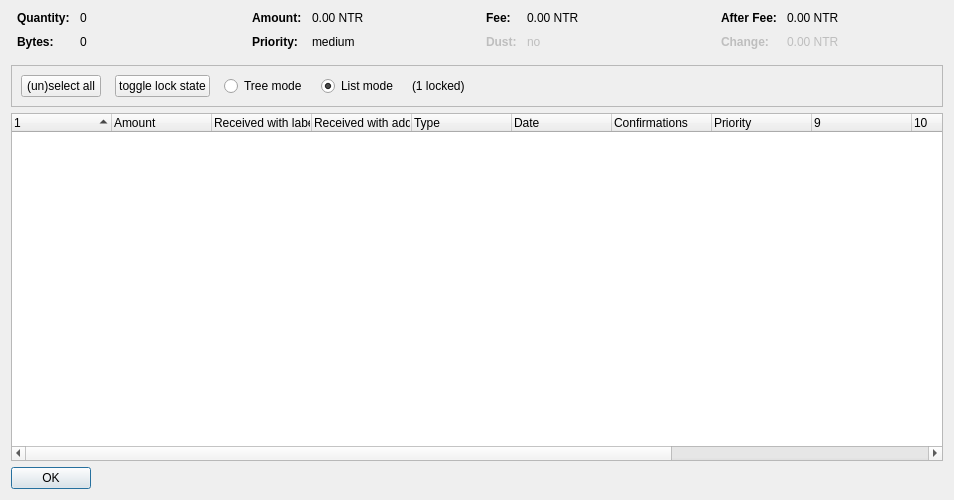
<?xml version="1.0" encoding="UTF-8"?>
<ui version="4.0">
 <class>CoinControlDialog</class>
 <widget class="QDialog" name="CoinControlDialog">
  <property name="geometry">
   <rect>
    <x>0</x>
    <y>0</y>
    <width>954</width>
    <height>500</height>
   </rect>
  </property>
  <property name="windowTitle">
   <string>Coin Selection</string>
  </property>
  <layout class="QVBoxLayout" name="verticalLayout">
   <item>
    <layout class="QHBoxLayout" name="horizontalLayoutTop" stretch="0,0,0,0">
     <property name="topMargin">
      <number>0</number>
     </property>
     <property name="bottomMargin">
      <number>10</number>
     </property>
     <item>
      <layout class="QFormLayout" name="formLayoutCoinControl1">
       <property name="horizontalSpacing">
        <number>10</number>
       </property>
       <property name="verticalSpacing">
        <number>10</number>
       </property>
       <property name="leftMargin">
        <number>6</number>
       </property>
       <property name="rightMargin">
        <number>6</number>
       </property>
       <item row="0" column="0">
        <widget class="QLabel" name="labelCoinControlQuantityText">
         <property name="font">
          <font>
           <weight>75</weight>
           <bold>true</bold>
          </font>
         </property>
         <property name="text">
          <string>Quantity:</string>
         </property>
        </widget>
       </item>
       <item row="0" column="1">
        <widget class="QLabel" name="labelCoinControlQuantity">
         <property name="cursor">
          <cursorShape>IBeamCursor</cursorShape>
         </property>
         <property name="contextMenuPolicy">
          <enum>Qt::ActionsContextMenu</enum>
         </property>
         <property name="text">
          <string notr="true">0</string>
         </property>
         <property name="textInteractionFlags">
          <set>Qt::LinksAccessibleByMouse|Qt::TextSelectableByKeyboard|Qt::TextSelectableByMouse</set>
         </property>
        </widget>
       </item>
       <item row="1" column="0">
        <widget class="QLabel" name="labelCoinControlBytesText">
         <property name="font">
          <font>
           <weight>75</weight>
           <bold>true</bold>
          </font>
         </property>
         <property name="text">
          <string>Bytes:</string>
         </property>
        </widget>
       </item>
       <item row="1" column="1">
        <widget class="QLabel" name="labelCoinControlBytes">
         <property name="cursor">
          <cursorShape>IBeamCursor</cursorShape>
         </property>
         <property name="contextMenuPolicy">
          <enum>Qt::ActionsContextMenu</enum>
         </property>
         <property name="text">
          <string notr="true">0</string>
         </property>
         <property name="textInteractionFlags">
          <set>Qt::LinksAccessibleByMouse|Qt::TextSelectableByKeyboard|Qt::TextSelectableByMouse</set>
         </property>
        </widget>
       </item>
      </layout>
     </item>
     <item>
      <layout class="QFormLayout" name="formLayoutCoinControl2">
       <property name="horizontalSpacing">
        <number>10</number>
       </property>
       <property name="verticalSpacing">
        <number>10</number>
       </property>
       <property name="leftMargin">
        <number>6</number>
       </property>
       <property name="rightMargin">
        <number>6</number>
       </property>
       <item row="0" column="0">
        <widget class="QLabel" name="labelCoinControlAmountText">
         <property name="font">
          <font>
           <weight>75</weight>
           <bold>true</bold>
          </font>
         </property>
         <property name="text">
          <string>Amount:</string>
         </property>
        </widget>
       </item>
       <item row="0" column="1">
        <widget class="QLabel" name="labelCoinControlAmount">
         <property name="cursor">
          <cursorShape>IBeamCursor</cursorShape>
         </property>
         <property name="contextMenuPolicy">
          <enum>Qt::ActionsContextMenu</enum>
         </property>
         <property name="text">
          <string notr="true">0.00 NTR</string>
         </property>
         <property name="textInteractionFlags">
          <set>Qt::LinksAccessibleByMouse|Qt::TextSelectableByKeyboard|Qt::TextSelectableByMouse</set>
         </property>
        </widget>
       </item>
       <item row="1" column="0">
        <widget class="QLabel" name="labelCoinControlPriorityText">
         <property name="font">
          <font>
           <weight>75</weight>
           <bold>true</bold>
          </font>
         </property>
         <property name="text">
          <string>Priority:</string>
         </property>
        </widget>
       </item>
       <item row="1" column="1">
        <widget class="QLabel" name="labelCoinControlPriority">
         <property name="cursor">
          <cursorShape>IBeamCursor</cursorShape>
         </property>
         <property name="contextMenuPolicy">
          <enum>Qt::ActionsContextMenu</enum>
         </property>
         <property name="text">
          <string>medium</string>
         </property>
         <property name="textInteractionFlags">
          <set>Qt::LinksAccessibleByMouse|Qt::TextSelectableByKeyboard|Qt::TextSelectableByMouse</set>
         </property>
        </widget>
       </item>
      </layout>
     </item>
     <item>
      <layout class="QFormLayout" name="formLayoutCoinControl3">
       <property name="horizontalSpacing">
        <number>10</number>
       </property>
       <property name="verticalSpacing">
        <number>10</number>
       </property>
       <property name="leftMargin">
        <number>6</number>
       </property>
       <property name="rightMargin">
        <number>6</number>
       </property>
       <item row="0" column="0">
        <widget class="QLabel" name="labelCoinControlFeeText">
         <property name="font">
          <font>
           <weight>75</weight>
           <bold>true</bold>
          </font>
         </property>
         <property name="text">
          <string>Fee:</string>
         </property>
        </widget>
       </item>
       <item row="0" column="1">
        <widget class="QLabel" name="labelCoinControlFee">
         <property name="cursor">
          <cursorShape>IBeamCursor</cursorShape>
         </property>
         <property name="contextMenuPolicy">
          <enum>Qt::ActionsContextMenu</enum>
         </property>
         <property name="text">
          <string notr="true">0.00 NTR</string>
         </property>
         <property name="textInteractionFlags">
          <set>Qt::LinksAccessibleByMouse|Qt::TextSelectableByKeyboard|Qt::TextSelectableByMouse</set>
         </property>
        </widget>
       </item>
       <item row="1" column="0">
        <widget class="QLabel" name="labelCoinControlLowOutputText">
         <property name="enabled">
          <bool>false</bool>
         </property>
         <property name="font">
          <font>
           <weight>75</weight>
           <bold>true</bold>
          </font>
         </property>
         <property name="text">
          <string>Dust:</string>
         </property>
        </widget>
       </item>
       <item row="1" column="1">
        <widget class="QLabel" name="labelCoinControlLowOutput">
         <property name="enabled">
          <bool>false</bool>
         </property>
         <property name="cursor">
          <cursorShape>IBeamCursor</cursorShape>
         </property>
         <property name="contextMenuPolicy">
          <enum>Qt::ActionsContextMenu</enum>
         </property>
         <property name="text">
          <string>no</string>
         </property>
         <property name="textInteractionFlags">
          <set>Qt::LinksAccessibleByMouse|Qt::TextSelectableByKeyboard|Qt::TextSelectableByMouse</set>
         </property>
        </widget>
       </item>
      </layout>
     </item>
     <item>
      <layout class="QFormLayout" name="formLayoutCoinControl4">
       <property name="horizontalSpacing">
        <number>10</number>
       </property>
       <property name="verticalSpacing">
        <number>10</number>
       </property>
       <property name="leftMargin">
        <number>6</number>
       </property>
       <property name="rightMargin">
        <number>6</number>
       </property>
       <item row="0" column="0">
        <widget class="QLabel" name="labelCoinControlAfterFeeText">
         <property name="font">
          <font>
           <weight>75</weight>
           <bold>true</bold>
          </font>
         </property>
         <property name="text">
          <string>After Fee:</string>
         </property>
        </widget>
       </item>
       <item row="0" column="1">
        <widget class="QLabel" name="labelCoinControlAfterFee">
         <property name="cursor">
          <cursorShape>IBeamCursor</cursorShape>
         </property>
         <property name="contextMenuPolicy">
          <enum>Qt::ActionsContextMenu</enum>
         </property>
         <property name="text">
          <string notr="true">0.00 NTR</string>
         </property>
         <property name="textInteractionFlags">
          <set>Qt::LinksAccessibleByMouse|Qt::TextSelectableByKeyboard|Qt::TextSelectableByMouse</set>
         </property>
        </widget>
       </item>
       <item row="1" column="0">
        <widget class="QLabel" name="labelCoinControlChangeText">
         <property name="enabled">
          <bool>false</bool>
         </property>
         <property name="font">
          <font>
           <weight>75</weight>
           <bold>true</bold>
          </font>
         </property>
         <property name="text">
          <string>Change:</string>
         </property>
        </widget>
       </item>
       <item row="1" column="1">
        <widget class="QLabel" name="labelCoinControlChange">
         <property name="enabled">
          <bool>false</bool>
         </property>
         <property name="cursor">
          <cursorShape>IBeamCursor</cursorShape>
         </property>
         <property name="contextMenuPolicy">
          <enum>Qt::ActionsContextMenu</enum>
         </property>
         <property name="text">
          <string notr="true">0.00 NTR</string>
         </property>
         <property name="textInteractionFlags">
          <set>Qt::LinksAccessibleByMouse|Qt::TextSelectableByKeyboard|Qt::TextSelectableByMouse</set>
         </property>
        </widget>
       </item>
      </layout>
     </item>
    </layout>
   </item>
   <item>
    <widget class="QFrame" name="frame">
     <property name="minimumSize">
      <size>
       <width>0</width>
       <height>40</height>
      </size>
     </property>
     <property name="frameShape">
      <enum>QFrame::StyledPanel</enum>
     </property>
     <property name="frameShadow">
      <enum>QFrame::Sunken</enum>
     </property>
     <layout class="QHBoxLayout" name="horizontalLayout">
      <item>
       <layout class="QHBoxLayout" name="horizontalLayoutPanel" stretch="0,0,0,0,0,0">
        <property name="spacing">
         <number>14</number>
        </property>
        <item>
         <widget class="QPushButton" name="pushButtonSelectAll">
          <property name="sizePolicy">
           <sizepolicy hsizetype="Maximum" vsizetype="Fixed">
            <horstretch>0</horstretch>
            <verstretch>0</verstretch>
           </sizepolicy>
          </property>
          <property name="text">
           <string>(un)select all</string>
          </property>
          <property name="autoDefault">
           <bool>false</bool>
          </property>
         </widget>
        </item>
        <item>
         <widget class="QPushButton" name="pushButtonToggleLock">
          <property name="sizePolicy">
           <sizepolicy hsizetype="Maximum" vsizetype="Fixed">
            <horstretch>0</horstretch>
            <verstretch>0</verstretch>
           </sizepolicy>
          </property>
          <property name="text">
           <string>toggle lock state</string>
          </property>
          <property name="autoDefault">
           <bool>false</bool>
          </property>
         </widget>
        </item>
        <item>
         <widget class="QRadioButton" name="radioTreeMode">
          <property name="sizePolicy">
           <sizepolicy hsizetype="Maximum" vsizetype="Fixed">
            <horstretch>0</horstretch>
            <verstretch>0</verstretch>
           </sizepolicy>
          </property>
          <property name="text">
           <string>Tree mode</string>
          </property>
         </widget>
        </item>
        <item>
         <widget class="QRadioButton" name="radioListMode">
          <property name="sizePolicy">
           <sizepolicy hsizetype="Maximum" vsizetype="Fixed">
            <horstretch>0</horstretch>
            <verstretch>0</verstretch>
           </sizepolicy>
          </property>
          <property name="text">
           <string>List mode</string>
          </property>
          <property name="checked">
           <bool>true</bool>
          </property>
         </widget>
        </item>
        <item>
         <widget class="QLabel" name="labelLocked">
          <property name="text">
           <string>(1 locked)</string>
          </property>
         </widget>
        </item>
        <item>
         <spacer name="horizontalSpacer">
          <property name="orientation">
           <enum>Qt::Horizontal</enum>
          </property>
          <property name="sizeHint" stdset="0">
           <size>
            <width>40</width>
            <height>20</height>
           </size>
          </property>
         </spacer>
        </item>
       </layout>
      </item>
     </layout>
    </widget>
   </item>
   <item>
    <widget class="CoinControlTreeWidget" name="treeWidget">
     <property name="contextMenuPolicy">
      <enum>Qt::CustomContextMenu</enum>
     </property>
     <property name="sortingEnabled">
      <bool>false</bool>
     </property>
     <property name="columnCount">
      <number>13</number>
     </property>
     <attribute name="headerShowSortIndicator" stdset="0">
      <bool>true</bool>
     </attribute>
     <attribute name="headerStretchLastSection">
      <bool>false</bool>
     </attribute>
     <column>
      <property name="text">
       <string/>
      </property>
     </column>
     <column>
      <property name="text">
       <string>Amount</string>
      </property>
     </column>
     <column>
      <property name="text">
       <string>Received with label</string>
      </property>
     </column>
     <column>
      <property name="text">
       <string>Received with address</string>
      </property>
     </column>
     <column>
      <property name="text">
       <string>Type</string>
      </property>
     </column>
     <column>
      <property name="text">
       <string>Date</string>
      </property>
     </column>
     <column>
      <property name="text">
       <string>Confirmations</string>
      </property>
      <property name="toolTip">
       <string>Confirmed</string>
      </property>
     </column>
     <column>
      <property name="text">
       <string>Priority</string>
      </property>
     </column>
     <column>
      <property name="text">
       <string/>
      </property>
     </column>
     <column>
      <property name="text">
       <string/>
      </property>
     </column>
     <column>
      <property name="text">
       <string/>
      </property>
     </column>
     <column>
      <property name="text">
       <string/>
      </property>
     </column>
     <column>
      <property name="text">
       <string/>
      </property>
     </column>
    </widget>
   </item>
   <item>
    <widget class="QDialogButtonBox" name="buttonBox">
     <property name="sizePolicy">
      <sizepolicy hsizetype="Maximum" vsizetype="Fixed">
       <horstretch>0</horstretch>
       <verstretch>0</verstretch>
      </sizepolicy>
     </property>
     <property name="orientation">
      <enum>Qt::Horizontal</enum>
     </property>
     <property name="standardButtons">
      <set>QDialogButtonBox::Ok</set>
     </property>
    </widget>
   </item>
  </layout>
 </widget>
 <customwidgets>
  <customwidget>
   <class>CoinControlTreeWidget</class>
   <extends>QTreeWidget</extends>
   <header>coincontroltreewidget.h</header>
  </customwidget>
 </customwidgets>
 <resources/>
 <connections/>
</ui>
